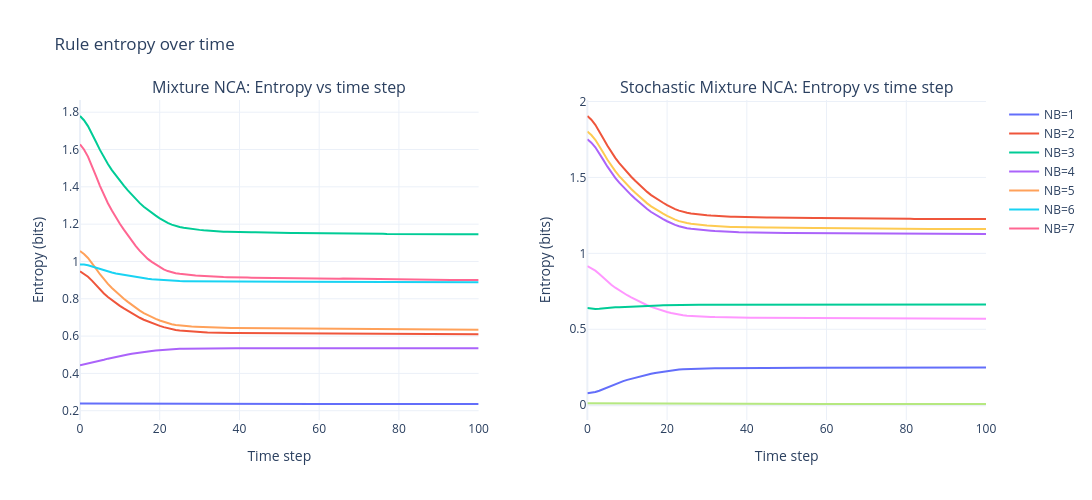

Source (notebook cell):
### Code cell
# --- Entropy over time (time step) for each NB size ---
# We compute entropy from the model rule probabilities p(rule | state, x,y):
#   H = - sum_r p_r log2 p_r
# then average over space (H,W) and aggregate across sampled histories.

import torch
from pathlib import Path

ENTROPY_N_SAMPLES = 20   # how many histories to sample
TIME_STRIDE = 1          # compute every TIME_STRIDE steps
MAX_TIME_STEPS = None    # e.g. 100 to limit, or None for full common horizon
SEED = 0

rng = np.random.default_rng(SEED)

n_hist = len(analyzer.histories)
if n_hist == 0:
    raise ValueError("No histories loaded in analyzer.histories")

n_use = min(ENTROPY_N_SAMPLES, n_hist)
sample_indices = rng.choice(n_hist, size=n_use, replace=False)

common_T = min(len(h) for h in analyzer.histories)
t_max = common_T if MAX_TIME_STEPS is None else min(int(MAX_TIME_STEPS), common_T)
time_steps = np.arange(0, t_max, TIME_STRIDE, dtype=int)

print(f"Entropy-over-time: using {n_use}/{n_hist} histories, common_T={common_T}, time_steps={len(time_steps)}")


def _entropy_time_series(model, time_steps, sample_indices, eps=1e-12):
    means = []
    stds = []
    with torch.no_grad():
        for t in time_steps:
            grids = [analyzer.histories[i][t] for i in sample_indices]
            states = grid_to_channels_batch(grids, len(ComplexCellType), analyzer.device)  # [B,C,H,W]

            probs = model.get_rule_probabilities(states)  # [B,R,H,W]
            p = probs.clamp_min(eps)
            ent_map = -(p * torch.log2(p)).sum(dim=1)  # [B,H,W]
            ent_per_sample = ent_map.mean(dim=(1, 2)).detach().cpu().numpy()  # [B]

            means.append(float(np.mean(ent_per_sample)))
            stds.append(float(np.std(ent_per_sample)))

    return np.array(means), np.array(stds)


records = []

for model_type, models_dict in [
    ("Mixture NCA", mix_nca_models),
    ("Stochastic Mixture NCA", stochastic_mix_nca_models),
]:
    for nb_size in NEIGHBORHOOD_SIZES:
        if nb_size not in models_dict:
            continue
        m = models_dict[nb_size]
        mean_H, std_H = _entropy_time_series(m, time_steps, sample_indices)

        for t, mu, sd in zip(time_steps, mean_H, std_H):
            records.append(
                {
                    "Model Type": model_type,
                    "Neighborhood Size": int(nb_size),
                    "Time Step": int(t),
                    "Mean Entropy": float(mu),
                    "Std Entropy": float(sd),
                    "N Samples": int(n_use),
                }
            )

entropy_time_df = pd.DataFrame(records)
print(entropy_time_df.head())

# Save aggregated CSV + per-NB CSVs next to checkpoints (if folders exist)
try:
    base_dir = Path(RESULTS_DIR)
    out_all = base_dir / "rule_entropy_over_time.csv"
    entropy_time_df.to_csv(out_all, index=False)
    print(f"Saved aggregated CSV to: {out_all}")

    for nb_size in NEIGHBORHOOD_SIZES:
        nb_dir = base_dir / f"NB_{nb_size}"
        if nb_dir.exists():
            out_nb = nb_dir / "rule_entropy_over_time.csv"
            entropy_time_df[entropy_time_df["Neighborhood Size"] == nb_size].to_csv(out_nb, index=False)
            print(f"Saved NB={nb_size} CSV to: {out_nb}")
except Exception as e:
    print(f"Warning: could not save CSVs: {e}")

# Plot: one panel per model type, one curve per NB size
fig = make_subplots(
    rows=1,
    cols=2,
    subplot_titles=("Mixture NCA: Entropy vs time step", "Stochastic Mixture NCA: Entropy vs time step"),
    horizontal_spacing=0.12,
)

for col, model_type in enumerate(["Mixture NCA", "Stochastic Mixture NCA"], start=1):
    df_m = entropy_time_df[entropy_time_df["Model Type"] == model_type].copy()
    for nb_size in sorted(df_m["Neighborhood Size"].unique()):
        d = df_m[df_m["Neighborhood Size"] == nb_size]
        fig.add_trace(
            go.Scatter(
                x=d["Time Step"],
                y=d["Mean Entropy"],
                mode="lines",
                name=f"NB={nb_size}",
                showlegend=(col == 1),
            ),
            row=1,
            col=col,
        )
    fig.update_xaxes(title_text="Time step", row=1, col=col)
    fig.update_yaxes(title_text="Entropy (bits)", row=1, col=col)

fig.update_layout(height=500, width=1300, template="plotly_white", title_text="Rule entropy over time")
fig.show()
